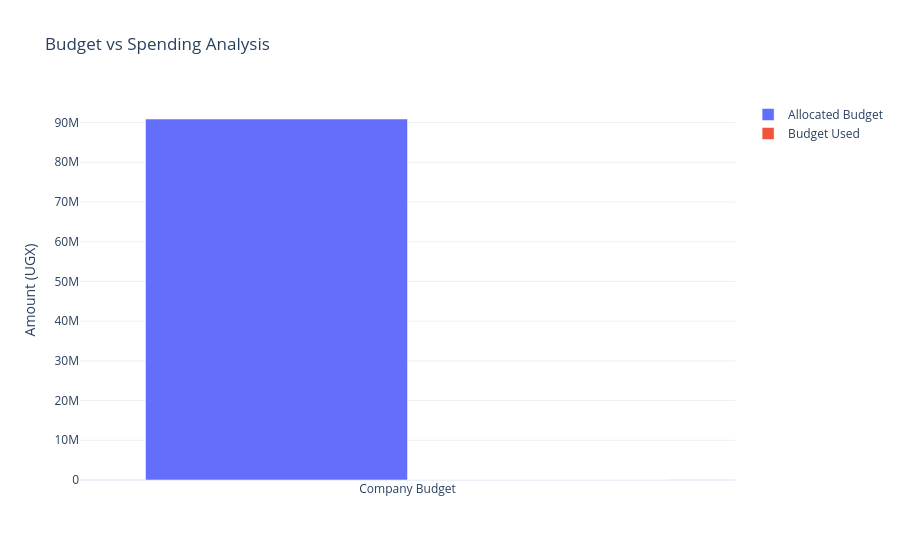

Notebook code cell kept with this figure:
### Code cell
import plotly.graph_objects as go
import json


# Get budget data
budget = budget_summary_df.iloc[0]


# Create figure
fig = go.Figure()


fig.add_trace(
    go.Bar(
        x=["Company Budget"],
        y=[budget.company_budget],
        name="Allocated Budget"
    )
)


fig.add_trace(
    go.Bar(
        x=["Company Budget"],
        y=[budget.budget_used],
        name="Budget Used"
    )
)


fig.update_layout(

    title="Budget vs Spending Analysis",

    xaxis_title="",

    yaxis_title="Amount (UGX)",

    barmode="group",

    template="plotly_white"

)


# Display chart in notebook
fig.show()


# Convert Plotly chart to JSON
budget_json = fig.to_json()


# Display JSON
print(budget_json)


# Save JSON file
with open("budget_spending_analysis.json", "w") as file:
    file.write(budget_json)


print("✅ budget_spending_analysis.json created successfully")

### Figure 1 — Plotly figure (JSON) as saved in the notebook; plotly's stock layout.template omitted (floating-point values rounded to 4 significant figures)
{"data": [{"name": "Allocated Budget", "type": "bar", "x": ["Company Budget"], "y": [90900000]}, {"name": "Budget Used", "type": "bar", "x": ["Company Budget"], "y": [0]}], "layout": {"barmode": "group", "title": {"text": "Budget vs Spending Analysis"}, "xaxis": {"title": {"text": ""}}, "yaxis": {"title": {"text": "Amount (UGX)"}}}}
